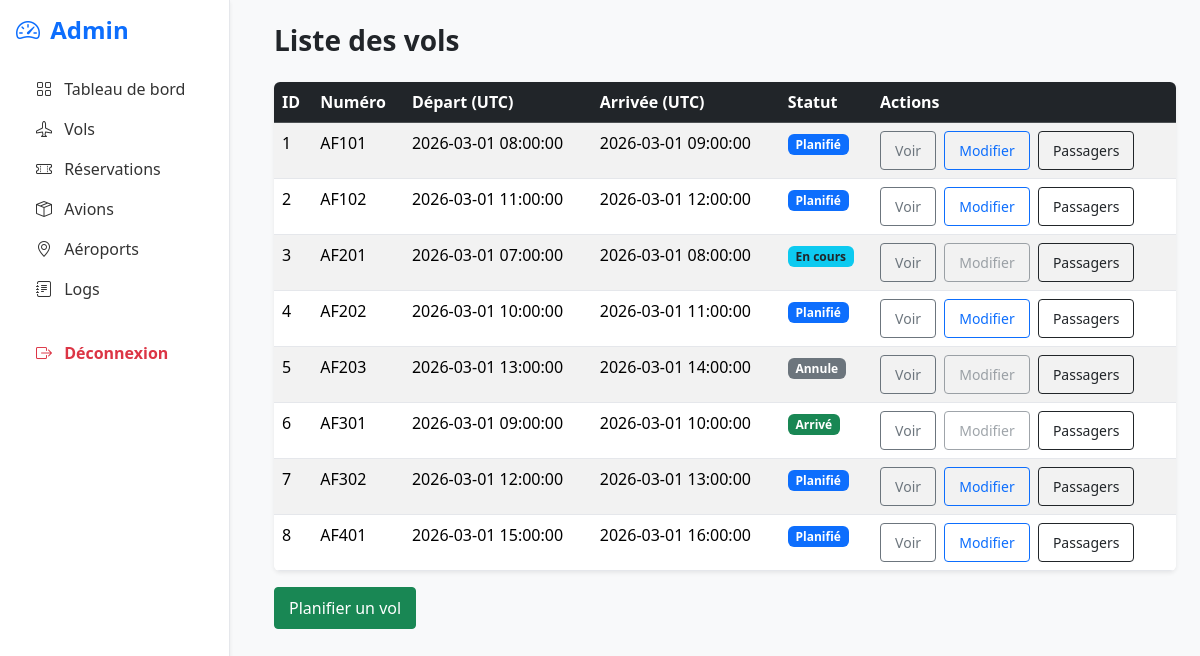
The app's page /admin/vol (signed in) with its own data.
### tables this page shows
CREATE TABLE `vol` (
  `IdVol` int NOT NULL,
  `NumeroVol` varchar(20) NOT NULL,
  `DateHeureDepartUTC` datetime NOT NULL,
  `DateHeureArriveeUTC` datetime NOT NULL,
  `StatutVol` enum('Planifie','EnCours','Arrive','Annule') NOT NULL DEFAULT 'Planifie',
  `IdAvion` int NOT NULL,
  `IdAeroportDepart` int NOT NULL,
  `IdAeroportArrivee` int NOT NULL
);

### app/Core/View.php (called while the page is built, shortened)
<?php
class View
{
    public function render(string $view, array $params = [], string $layout = "layout_front")
    {
        $viewPath = __DIR__ . '/../Views/' . $view . '.php';
        require $viewPath;
        $content = ob_get_clean();
        $layoutPath = __DIR__ . '/../Views/' . $layout . '.php';
        require $layoutPath;
    }
}

### app/Core/Controller.php (called while the page is built, shortened)
<?php
class Controller
{
    protected function render(string $view, array $params = [], string $layout = "layout_front")
    {
        $v = new View();
        $v->render($view, $params, $layout);
    }
}

### app/Controllers/admin/VolController.php (called while the page is built, shortened)
<?php
class VolController extends Controller
{
    private VolModel $volModel;
    public function __construct()
    {
        $this->volModel = new VolModel();
    }
    public function index()
    {
        $vols = $this->volModel->findAll();
        $this->render("admin/vol/index", ["vols" => $vols], "layout_admin");
    }
}

### public/index.php (called while the page is built, shortened)
<?php
$router = new Router();
$router->get('/', [\App\Controllers\HomeController::class, 'index']);
$router->get('/admin/dashboard', [\App\Controllers\admin\AdminController::class, 'dashboard']);
$router->get('/admin', [\App\Controllers\admin\AdminController::class, 'dashboard']);
$router->get('/admin/login', [\App\Controllers\admin\BackAuthController::class, 'loginForm']);
$router->post('/admin/login', [\App\Controllers\admin\BackAuthController::class, 'login']);
$router->get('/admin/logout', [\App\Controllers\admin\BackAuthController::class, 'logout']);
$router->get('/admin/logs', [\App\Controllers\admin\LogController::class, 'index']);
$router->get('/admin/avion', [AvionController::class, 'index']);
$router->get('/admin/avion/show/{id}', [AvionController::class, 'show']);
$router->get('/admin/avion/create', [AvionController::class, 'create']);
$router->post('/admin/avion/create', [AvionController::class, 'store']);
$router->get('/admin/avion/edit/{id}', [AvionController::class, 'edit']);
$router->post('/admin/avion/update/{id}', [AvionController::class, 'update']);
$router->post('/admin/avion/delete/{id}', [AvionController::class, 'delete']);
$router->get('/admin/aeroport', [AeroportController::class, 'index']);
$router->get('/admin/aeroport/show/{id}', [AeroportController::class, 'show']);
$router->get('/admin/aeroport/create', [AeroportController::class, 'create']);
$router->post('/admin/aeroport/create', [AeroportController::class, 'store']);
$router->get('/admin/aeroport/edit/{id}', [AeroportController::class, 'edit']);
$router->post('/admin/aeroport/update/{id}', [AeroportController::class, 'update']);
$router->post('/admin/aeroport/delete/{id}', [AeroportController::class, 'delete']);
$router->get('/admin/vol', [VolController::class, 'index']);
$router->get('/admin/vol/show/{id}', [VolController::class, 'show']);
$router->get('/admin/vol/create', [VolController::class, 'create']);
$router->post('/admin/vol/create', [VolController::class, 'store']);
$router->get('/admin/vol/edit/{id}', [VolController::class, 'edit']);
$router->post('/admin/vol/update/{id}', [VolController::class, 'update']);
$router->get('/admin/vol/delete/{id}', [VolController::class, 'delete']);
$router->get('/admin/vol/passagers/{idVol}', [VolController::class, 'passagers']);
$router->get('/admin/vol/decoller/{idVol}', [VolController::class, 'decoller']);
$router->get('/admin/vol/atterrir/{idVol}', [VolController::class, 'atterrir']);
$router->get('/admin/reservation', [ReservationController::class, 'index']);
$router->get('/admin/reservation/show/{id}', [ReservationController::class, 'show']);
$router->get('/admin/reservation/create', [ReservationController::class, 'create']);
$router->post('/admin/reservation/create', [ReservationController::class, 'store']);
$router->get('/admin/reservation/edit/{id}', [ReservationController::class, 'edit']);
$router->post('/admin/reservation/update/{id}', [ReservationController::class, 'update']);
$router->get('/admin/reservation/cancel/{id}', [ReservationController::class, 'cancel']);
$router->get('/admin/reservation/add-passager/{id}', [ReservationController::class, 'addPassagerForm']);
$router->post('/admin/reservation/add-passager/{id}', [ReservationController::class, 'addPassager']);
$router->get('/admin/reservation/remove-passager/{id}/{idPassager}', [ReservationController::class, 'removePassager']);
$router->get('/front', [FrontController::class, 'dashboard']);
$router->get('/vol/recherche', [FrontVolController::class, 'index']);
$router->post('/vol/recherche', [FrontVolController::class, 'index']);
$router->get('/vol/retour/{idVolAller}', [FrontVolController::class, 'retour']);
$router->get('/vol/terminer/aller/{idVolAller}', [FrontVolController::class, 'terminerSansRetour']);
$router->get('/vol/terminer/aller-retour/{idVolAller}/{idVolRetour}', [FrontVolController::class, 'terminerAvecRetour']);
$router->get('/reservation/infos', [FrontReservationController::class, 'infosForm']);
$router->post('/reservation/save-infos', [FrontReservationController::class, 'saveInfosReservant']);
$router->get('/reservation/passagers', [FrontReservationController::class, 'passagersForm']);
$router->post('/reservation/save-passagers', [FrontReservationController::class, 'savePassagers']);
$router->get('/reservation/recap', [FrontReservationController::class, 'recap']);
$router->post('/reservation/confirm', [FrontReservationController::class, 'confirm']);
$router->get('/reservation/recap-final/{idReservation}', [FrontReservationController::class, 'recapFinal']);
$router->get('/reservation/acces', [FrontReservationController::class, 'accesForm']);
$router->get('/reservation/show', [FrontReservationController::class, 'voirReservation']);
$router->get('/reservation/add-passager', [FrontReservationController::class, 'addPassagerForm']);
$router->post('/reservation/add-passager', [FrontReservationController::class, 'addPassager']);
$router->get('/reservation/remove-passager', [FrontReservationController::class, 'removePassager']);
$router->get('/reservation/cancel', [FrontReservationController::class, 'cancel']);
$router->dispatch();

### config/database.php (called while the page is built)
<?php
return array(
    'host' => '127.0.0.1',
    'dbname' => 'flyingweb',
    'user' => 'root',
    'password' => 'mysql',
    'port'=> 3306,
    'charset'  => 'utf8mb4'
);

### app/Core/Database.php (called while the page is built, shortened)
<?php
class Database
{
    private static ?PDO $pdo = null;
    public static function getConnection(): PDO
    {
        if (self::$pdo === null) {
            $config = require __DIR__ . '/../../config/database.php';
            $dsn = sprintf(
                "mysql:host=%s;dbname=%s;charset=%s",
                $config['host'],
                $config['dbname'],
                $config['charset']
            );
            try {
                self::$pdo = new PDO(
                    $dsn,
                    $config['user'],
                    $config['password'],
                    [
                        PDO::ATTR_ERRMODE            => PDO::ERRMODE_EXCEPTION,
                        PDO::ATTR_DEFAULT_FETCH_MODE => PDO::FETCH_ASSOC,
                        PDO::ATTR_EMULATE_PREPARES   => false
                    ]
                );
            } catch (PDOException $e) {
                die("Erreur de connexion à la base de données.");
            }
        }
        return self::$pdo;
    }
}

### app/Core/Model.php (called while the page is built, shortened)
<?php
abstract class Model
{
    protected PDO $db;
    protected string $table;
    public function __construct()
    {
        $this->db = Database::getConnection();
    }
    public function findAll()
    {
        $sql = "SELECT * FROM {$this->table}";
        return $this->db->query($sql)->fetchAll(PDO::FETCH_ASSOC);
    }
}

### app/Views/admin/vol/index.php (the view)
<h1 class="mb-4">Liste des vols</h1>
<?php if (empty($vols)): ?>
    <div class="alert alert-warning">
        Aucun vol trouvé.
    </div>
<?php else: ?>
<table class="table table-striped table-hover shadow-sm">
    <thead class="table-dark">
        <tr>
            <th>ID</th>
            <th>Numéro</th>
            <th>Départ (UTC)</th>
            <th>Arrivée (UTC)</th>
            <th>Statut</th>
            <th>Actions</th>
        </tr>
    </thead>
    <tbody>
    <?php foreach ($vols as $v): ?>
        <tr>
            <td><?= $v["IdVol"] ?></td>
            <td><?= $v["NumeroVol"] ?></td>
            <td><?= $v["DateHeureDepartUTC"] ?></td>
            <td><?= $v["DateHeureArriveeUTC"] ?></td>
            <td>
                <?php if ($v["StatutVol"] === "Planifie"): ?>
                    <span class="badge bg-primary">Planifié</span>
                <?php elseif ($v["StatutVol"] === "EnCours"): ?>
                    <span class="badge bg-info text-dark">En cours</span>
                <?php elseif ($v["StatutVol"] === "Arrive"): ?>
                    <span class="badge bg-success">Arrivé</span>
                <?php else: ?>
                    <span class="badge bg-secondary"><?= $v["StatutVol"] ?></span>
                <?php endif; ?>
            </td>
            <td>
                <a href="/admin/vol/show/<?= $v["IdVol"] ?>" class="btn btn-sm btn-outline-secondary">
                    Voir
                </a>
                <?php if ($v["StatutVol"] === "Planifie"): ?>
                    <a href="/admin/vol/edit/<?= $v["IdVol"] ?>" class="btn btn-sm btn-outline-primary ms-1">
                        Modifier
                    </a>
                <?php else: ?>
                    <button class="btn btn-sm btn-outline-secondary ms-1" disabled>
                        Modifier
                    </button>
                <?php endif; ?>
                <a href="/admin/vol/passagers/<?= $v["IdVol"] ?>" class="btn btn-sm btn-outline-dark ms-1">
                    Passagers
                </a>
            </td>
        </tr>
    <?php endforeach; ?>
    </tbody>
</table>
<?php endif; ?>
<p class="mt-3">
    <a href="/admin/vol/create" class="btn btn-success">
        Planifier un vol
    </a>
</p>

### app/Core/Router.php (shortened to what this page needs)
<?php
class Router
{
    private array $routes = [];
    private function addRoute(string $method, string $path, callable|array $action): void
    {
        $pattern = preg_replace(
            '#\{([a-zA-Z_][a-zA-Z0-9_]*)\}#',
            '(?P<$1>[^/]+)',
            $path
        );
        $pattern = "#^" . $pattern . "$#";
        $this->routes[$method][] = [
            'pattern' => $pattern,
            'action'  => $action
        ];
    }
    public function dispatch(): void
    {
        $method = $_SERVER['REQUEST_METHOD'] ?? 'GET';
        $uri = strtok($_SERVER['REQUEST_URI'] ?? '/', '?');
        foreach ($this->routes[$method] as $route) {
            if (preg_match($route['pattern'], $uri, $matches)) {
                $params = array_filter(
                    $matches,
                    fn($key) => !is_int($key),
                    ARRAY_FILTER_USE_KEY
                );
                $action = $route['action'];
                if (is_array($action)) {
                    [$controller, $methodName] = $action;
                    $controllerInstance = new $controller();
                    $controllerInstance->$methodName(...$params);
                    return;
                }
                return;
            }
        }
    }
}

### app/Views/layout_admin.php (shortened to what this page needs)
<!DOCTYPE html>
<html>
<head>
    <link href="https://cdn.jsdelivr.net/npm/bootstrap@5.3.2/dist/css/bootstrap.min.css" rel="stylesheet">
    <link href="/css/admin.css" rel="stylesheet">
    <link href="https://cdn.jsdelivr.net/npm/bootstrap-icons@1.11.1/font/bootstrap-icons.css" rel="stylesheet">
</head>
<body class="bg-light">
<div class="d-flex">
    <div class="sidebar bg-white shadow-sm p-3">
        <h4 class="fw-bold mb-4 text-primary">
            <i class="bi bi-speedometer2 me-1"></i> Admin
        </h4>
        <a href="/admin" class="d-block py-2">
            <i class="bi bi-grid me-2"></i> Tableau de bord
        </a>
        <a href="/admin/vol" class="d-block py-2">
            <i class="bi bi-airplane me-2"></i> Vols
        </a>
        <a href="/admin/reservation" class="d-block py-2">
            <i class="bi bi-ticket-perforated me-2"></i> Réservations
        </a>
        <a href="/admin/avion" class="d-block py-2">
            <i class="bi bi-box-seam me-2"></i> Avions
        </a>
        <a href="/admin/aeroport" class="d-block py-2">
            <i class="bi bi-geo-alt me-2"></i> Aéroports
        </a>
        <a href="/admin/logs" class="d-block py-2">
            <i class="bi bi-journal-text me-2"></i> Logs
        </a>
        <a href="/admin/logout" class="d-block py-2 text-danger mt-4 fw-semibold">
            <i class="bi bi-box-arrow-right me-2"></i> Déconnexion
        </a>
    </div>
    <div class="content flex-grow-1 p-4">
        <?= $content ?>
    </div>
</div>
</body>
</html>

### public/css/admin.css (style rules this page uses)
body { background: #f5f6fa; font-family: system-ui, sans-serif; }
.sidebar { width: 230px; height: 100vh; background: #ffffff; border-right: 1px solid #e5e7eb; padding: 20px 0; position: fixed; }
.sidebar a { display: block; padding: 12px 20px; color: #333; text-decoration: none; font-weight: 500; }
.content { margin-left: 250px; padding: 30px; }
h1 { font-size: 28px; margin-bottom: 25px; font-weight: 600; }
table { width: 100%; border-collapse: collapse; background: white; border-radius: 6px; overflow: hidden; margin-bottom: 25px; }
table th { background: #343a40; color: white; padding: 12px; text-align: left; }
table td { padding: 12px; border-bottom: 1px solid #e5e7eb; }
.btn { padding: 8px 14px; border-radius: 4px; text-decoration: none; font-weight: 500; }

### records on screen
vol: IdVol "1", NumeroVol "AF101", DateHeureDepartUTC "2026-03-01 08:00:00", DateHeureArriveeUTC "2026-03-01 09:00:00", StatutVol "Planifié"
vol: IdVol "2", NumeroVol "AF102", DateHeureDepartUTC "2026-03-01 11:00:00", DateHeureArriveeUTC "2026-03-01 12:00:00", StatutVol "Planifié"
vol: IdVol "3", NumeroVol "AF201", DateHeureDepartUTC "2026-03-01 07:00:00", DateHeureArriveeUTC "2026-03-01 08:00:00", StatutVol "En cours"
vol: IdVol "4", NumeroVol "AF202", DateHeureDepartUTC "2026-03-01 10:00:00", DateHeureArriveeUTC "2026-03-01 11:00:00", StatutVol "Planifié"
vol: IdVol "5", NumeroVol "AF203", DateHeureDepartUTC "2026-03-01 13:00:00", DateHeureArriveeUTC "2026-03-01 14:00:00", StatutVol "Annule", shows "Modifier"
vol: IdVol "6", NumeroVol "AF301", DateHeureDepartUTC "2026-03-01 09:00:00", DateHeureArriveeUTC "2026-03-01 10:00:00", StatutVol "Arrivé"
vol: IdVol "7", NumeroVol "AF302", DateHeureDepartUTC "2026-03-01 12:00:00", DateHeureArriveeUTC "2026-03-01 13:00:00", StatutVol "Planifié"
vol: IdVol "8", NumeroVol "AF401", DateHeureDepartUTC "2026-03-01 15:00:00", DateHeureArriveeUTC "2026-03-01 16:00:00", StatutVol "Planifié"
